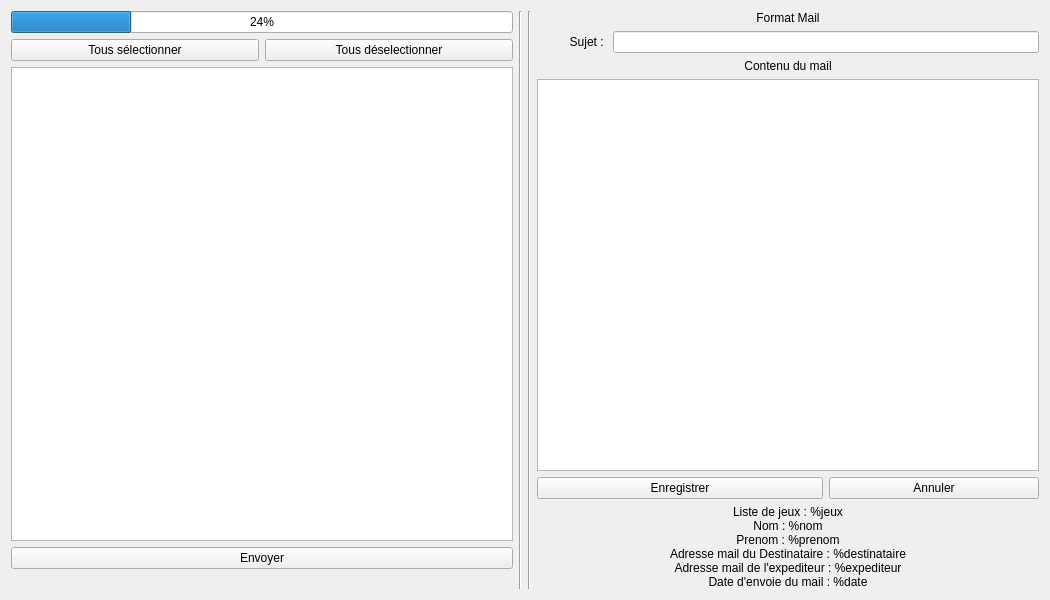
<?xml version="1.0" encoding="UTF-8"?>
<ui version="4.0">
 <class>F_Retards</class>
 <widget class="QWidget" name="F_Retards">
  <property name="geometry">
   <rect>
    <x>0</x>
    <y>0</y>
    <width>1050</width>
    <height>600</height>
   </rect>
  </property>
  <property name="windowTitle">
   <string>Form</string>
  </property>
  <layout class="QGridLayout" name="gridLayout_3">
   <item row="0" column="0">
    <layout class="QGridLayout" name="gridLayout_2">
     <item row="1" column="0">
      <widget class="QPushButton" name="PB_Selectionner">
       <property name="text">
        <string>Tous sélectionner</string>
       </property>
      </widget>
     </item>
     <item row="1" column="1">
      <widget class="QPushButton" name="PB_Deselectionner">
       <property name="text">
        <string>Tous déselectionner</string>
       </property>
      </widget>
     </item>
     <item row="2" column="0" colspan="2">
      <widget class="QTableView" name="TbW_Retards">
       <property name="alternatingRowColors">
        <bool>true</bool>
       </property>
       <property name="selectionMode">
        <enum>QAbstractItemView::SingleSelection</enum>
       </property>
       <property name="selectionBehavior">
        <enum>QAbstractItemView::SelectRows</enum>
       </property>
       <attribute name="verticalHeaderVisible">
        <bool>false</bool>
       </attribute>
      </widget>
     </item>
     <item row="3" column="0" colspan="2">
      <widget class="QPushButton" name="PB_Envoyer">
       <property name="text">
        <string>Envoyer</string>
       </property>
      </widget>
     </item>
     <item row="4" column="0" colspan="2">
      <widget class="QLabel" name="Lb_Erreur">
       <property name="sizePolicy">
        <sizepolicy hsizetype="Preferred" vsizetype="Preferred">
         <horstretch>0</horstretch>
         <verstretch>0</verstretch>
        </sizepolicy>
       </property>
       <property name="palette">
        <palette>
         <active>
          <colorrole role="WindowText">
           <brush brushstyle="SolidPattern">
            <color alpha="255">
             <red>255</red>
             <green>0</green>
             <blue>0</blue>
            </color>
           </brush>
          </colorrole>
         </active>
         <inactive>
          <colorrole role="WindowText">
           <brush brushstyle="SolidPattern">
            <color alpha="255">
             <red>255</red>
             <green>0</green>
             <blue>0</blue>
            </color>
           </brush>
          </colorrole>
         </inactive>
         <disabled>
          <colorrole role="WindowText">
           <brush brushstyle="SolidPattern">
            <color alpha="255">
             <red>118</red>
             <green>118</green>
             <blue>117</blue>
            </color>
           </brush>
          </colorrole>
         </disabled>
        </palette>
       </property>
       <property name="text">
        <string/>
       </property>
      </widget>
     </item>
     <item row="0" column="0" colspan="2">
      <widget class="QProgressBar" name="BP_Mail">
       <property name="value">
        <number>24</number>
       </property>
      </widget>
     </item>
    </layout>
   </item>
   <item row="0" column="1">
    <widget class="Line" name="line">
     <property name="orientation">
      <enum>Qt::Vertical</enum>
     </property>
    </widget>
   </item>
   <item row="0" column="2">
    <widget class="Line" name="line_2">
     <property name="orientation">
      <enum>Qt::Vertical</enum>
     </property>
    </widget>
   </item>
   <item row="0" column="3">
    <layout class="QGridLayout" name="gridLayout">
     <item row="0" column="0" colspan="3">
      <widget class="QLabel" name="Lb_FormatMail">
       <property name="text">
        <string>Format Mail</string>
       </property>
       <property name="alignment">
        <set>Qt::AlignCenter</set>
       </property>
      </widget>
     </item>
     <item row="1" column="0">
      <widget class="QLabel" name="Lb_Sujet">
       <property name="maximumSize">
        <size>
         <width>70</width>
         <height>16777215</height>
        </size>
       </property>
       <property name="text">
        <string>Sujet : </string>
       </property>
       <property name="alignment">
        <set>Qt::AlignRight|Qt::AlignTrailing|Qt::AlignVCenter</set>
       </property>
      </widget>
     </item>
     <item row="1" column="1" colspan="2">
      <widget class="QLineEdit" name="LE_Sujet"/>
     </item>
     <item row="2" column="0" colspan="3">
      <widget class="QLabel" name="Lb_Corps">
       <property name="text">
        <string>Contenu du mail</string>
       </property>
       <property name="textFormat">
        <enum>Qt::AutoText</enum>
       </property>
       <property name="alignment">
        <set>Qt::AlignCenter</set>
       </property>
      </widget>
     </item>
     <item row="3" column="0" colspan="3">
      <widget class="QTextEdit" name="TE_Corps"/>
     </item>
     <item row="4" column="0" colspan="2">
      <widget class="QPushButton" name="PB_Enregistrer">
       <property name="text">
        <string>Enregistrer</string>
       </property>
      </widget>
     </item>
     <item row="4" column="2">
      <widget class="QPushButton" name="PB_Annuler">
       <property name="text">
        <string>Annuler</string>
       </property>
      </widget>
     </item>
     <item row="5" column="0" colspan="3">
      <widget class="QLabel" name="Lb_Instruction">
       <property name="text">
        <string>Liste de jeux : %jeux 
Nom : %nom
Prenom : %prenom
Adresse mail du Destinataire : %destinataire
Adresse mail de l'expediteur : %expediteur
Date d'envoie du mail : %date</string>
       </property>
       <property name="alignment">
        <set>Qt::AlignCenter</set>
       </property>
      </widget>
     </item>
    </layout>
   </item>
  </layout>
 </widget>
 <resources/>
 <connections/>
</ui>
